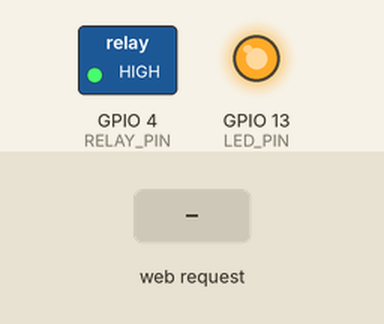
The sketch below on a simulated ESP32. Shown: switched loads named in the sketch (green lamp = pin HIGH), output pins drawn as LEDs (lit = HIGH). The inputs (shaded band) are chosen by the test bench. WiFi joins after 1.5 s; servers stay silent unless stated; what the sketch prints to the serial monitor is not drawn.

Above: at 2.7 s.
2.8 s: HTTP request GET /4/on received
At 4.0 s:
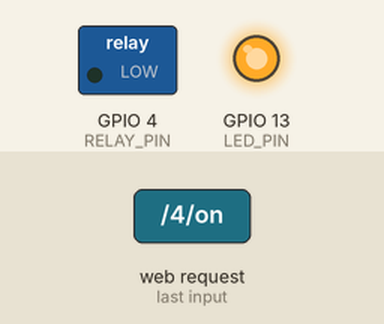
4.3 s: HTTP request GET /4/off received
At 5.3 s:
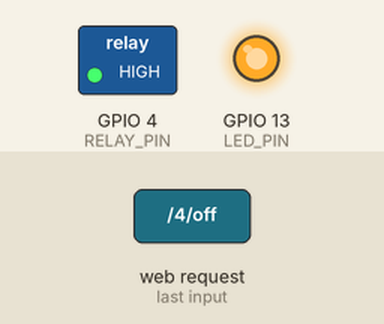
Timing chart, 0 to 7.3 s (numbered marks = the images above; inputs shaded):
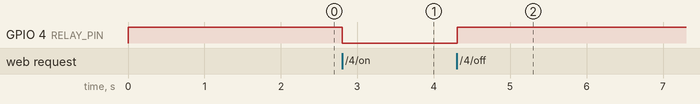

Measured:
- after the input at 2.8 s, GPIO 4 (RELAY_PIN): HIGH → LOW at once
- after the input at 4.3 s, GPIO 4 (RELAY_PIN): LOW → HIGH at once

The sketch:

AdvancedWebServerArduino.ino
```cpp
// loading wifi library
#include <WiFi.h>

// change these with your information
const char* ssid = "YOUR_NETWORK_NAME_HERE";
const char* password = "YOUR_NETWORK_PASSWORD_HERE";

// setting port fo web server
WiFiServer server(80);

// variable to store the HTTP request
String header;

// variables to store and dispalay relay state
String RELAY_PIN_STATE = "off";

// variables for pins
const int RELAY_PIN = 4;
const int LED_PIN = 13;

// current time to display in serial monitor
unsigned long currentTime = millis();
//previous time
unsigned long previousTime = 0;
// this timeout will equal 2 seconds
const long timeoutTime = 2000;

void setup() {
  //sets the data rate in bits per second (baud) for serial data transmission
  Serial.begin(115200);
  // set the variables for the output
  pinMode(RELAY_PIN, OUTPUT);
  pinMode(LED_PIN,OUTPUT);
  digitalWrite(LED_PIN,HIGH);
  digitalWrite(RELAY_PIN, HIGH);


  // Connect to Wi-Fi network with credentials
  Serial.print("Connecting to ");
  Serial.println(ssid);
  WiFi.begin(ssid, password);
  while (WiFi.status() != WL_CONNECTED) {
    delay(500);
    Serial.print(".");
  }
  // print local IP address and start web server
  Serial.println("");
  Serial.println("WiFi connected.");
  Serial.println("IP address: ");
  Serial.println(WiFi.localIP());
  server.begin();
}

void loop(){
  WiFiClient client = server.available();   // listen for incoming clients

  if (client) {                             // if a new client connects,
    currentTime = millis();
    previousTime = currentTime;
    Serial.println("New Client.");          // print a message out in the serial port
    String currentLine = "";                // make a String to hold incoming data from the client
    while (client.connected() && currentTime - previousTime <= timeoutTime) {  // here we loop while the client is connected
      currentTime = millis();
      if (client.available()) {             // if there's bytes to read from the client,
        char c = client.read();             // read a byte, then
        Serial.write(c);                    // print it out the serial monitor
        header += c;
        if (c == '\n') {                    // if the byte is a newline character
          // if the current line is blank, you got two newline characters in a row.
          // that's the end of the client HTTP request, so send a response:
          if (currentLine.length() == 0) {
            // HTTP headers always start with a response code (e.g. HTTP/1.1 200 OK)
            // and a content-type so the client knows what's coming, then a blank line:
            client.println("HTTP/1.1 200 OK");
            client.println("Content-type:text/html");
            client.println("Connection: close");
            client.println();

            // turns the GPIOs on and off
            if (header.indexOf("GET /4/on") >= 0) {
              Serial.println("GPIO 4 on");
              RELAY_PIN_STATE = "on";
              digitalWrite(RELAY_PIN, LOW);
            } else if (header.indexOf("GET /4/off") >= 0) {
              Serial.println("GPIO 4 off");
              RELAY_PIN_STATE = "off";
              digitalWrite(RELAY_PIN, HIGH);

            }

            // Display the HTML web page
            client.println("<!DOCTYPE html><html>");
            client.println("<head><meta name=\"viewport\" content=\"width=device-width, initial-scale=1\">");
            client.println("<link rel=\"icon\" href=\"data:,\">");
            // CSS to style the on/off button
            client.println("<style>html { font-family: Helvetica; display: inline-block; margin: 0px auto; text-align: center;}");
            client.println(".button { background-color: #4CAF50; border: none; color: white; padding: 16px 40px;");
            client.println("text-decoration: none; font-size: 30px; margin: 2px; cursor: pointer;}");
            client.println(".button2 {background-color: #555555;}</style></head>");

            // Web Page Heading
            client.println("<body><h1>ESP32 Wi-Fi Controlled Relay & Led</h1>");

            // Display current state, and ON/OFF buttons for GPIO 26
            client.println("<p>Relay & Led - State " +RELAY_PIN_STATE + "</p>");
            // If the output26State is off, it displays the ON button
            if (RELAY_PIN_STATE=="off") {
              client.println("<p><a href=\"/4/on\"><button class=\"button\">ON</button></a></p>");
            } else {
              client.println("<p><a href=\"/4/off\"><button class=\"button button2\">OFF</button></a></p>");
            }


            client.println("</body></html>");

            // The HTTP response ends with another blank line
            client.println();
            // Break out of the while loop
            break;
          } else { // if you got a newline, then clear currentLine
            currentLine = "";
          }
        } else if (c != '\r') {  // if you got anything else but a carriage return character,
          currentLine += c;      // add it to the end of the currentLine
        }
      }
    }
    // Clear the header variable
    header = "";
    // Close the connection
    client.stop();
    Serial.println("Client disconnected.");
    Serial.println("");
  }
}
```
